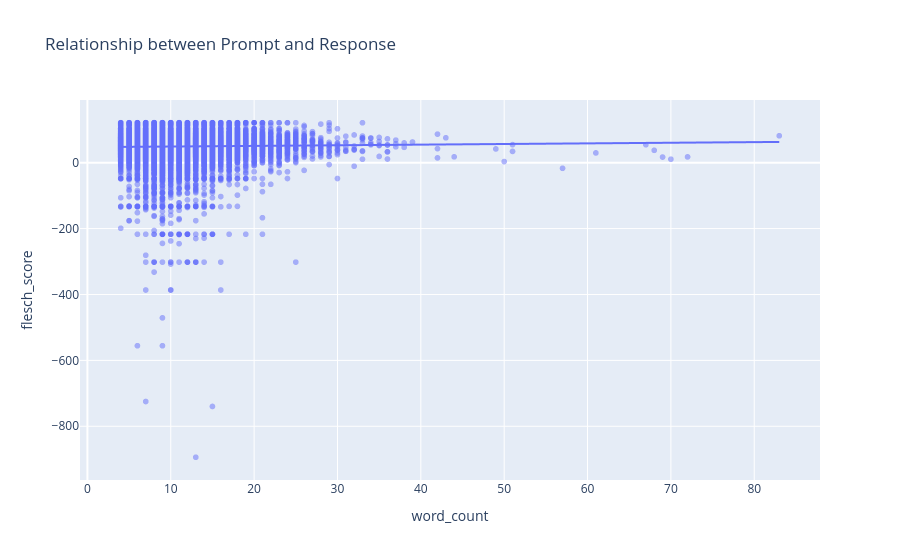

Here is the notebook cell this chart was saved with:
### Code cell
px.scatter(df,x='word_count',y='flesch_score',opacity=0.5,trendline="ols",title="Relationship between Prompt and Response")

### Figure 1 — Plotly figure (JSON) as saved in the notebook; plotly's stock layout.template omitted (floating-point values rounded to 4 significant figures; data arrays with more than 128 entries replaced by an {"elided": "..."} marker saying what was removed)
{"data": [{"hovertemplate": "word_count=%{x}<br>flesch_score=%{y}<extra></extra>", "legendgroup": "", "marker": {"color": "#636efa", "opacity": 0.5, "symbol": "circle"}, "mode": "markers", "name": "", "showlegend": false, "type": "scattergl", "x": {"elided": "52002 int values"}, "xaxis": "x", "y": {"elided": "52002 float values"}, "yaxis": "y"}, {"hovertemplate": "<b>OLS trendline</b><br>flesch_score = 0.190794 * word_count + 47.1641<br>R<sup>2</sup>=0.000465<br><br>word_count=%{x}<br>flesch_score=%{y} <b>(trend)</b><extra></extra>", "legendgroup": "", "marker": {"color": "#636efa", "symbol": "circle"}, "mode": "lines", "name": "", "showlegend": false, "type": "scattergl", "x": {"elided": "52002 int values"}, "xaxis": "x", "y": {"elided": "52002 float values"}, "yaxis": "y"}], "layout": {"legend": {"tracegroupgap": 0}, "title": {"text": "Relationship between Prompt and Response"}, "xaxis": {"anchor": "y", "domain": [0, 1], "title": {"text": "word_count"}}, "yaxis": {"anchor": "x", "domain": [0, 1], "title": {"text": "flesch_score"}}}}
